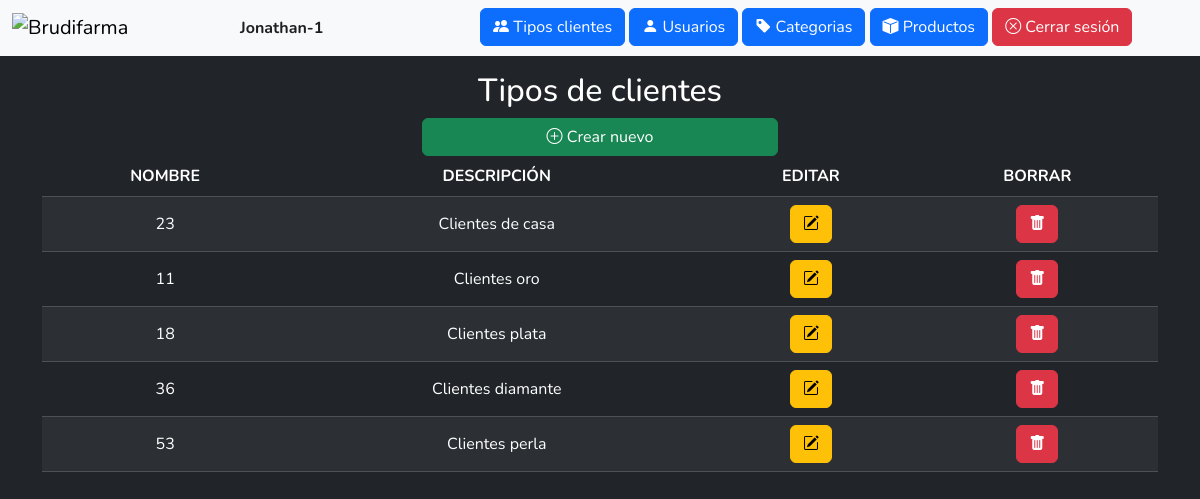
Screenshot of /admin/tipo-cliente.php (signed in) with the database file from the repository.
### tables this page shows
CREATE TABLE `tipo_user` (
  `ID` int(100) NOT NULL,
  `NOMBRE` varchar(100) NOT NULL,
  `DESCRIPCION` varchar(100) NOT NULL
);

### admin/tipo-cliente.php (the view, shortened to what this page needs)
<?php
if (isset($_SESSION['admin-us'])) {
    require('../connection/conexion.php');
    ?>
    <!DOCTYPE html>
    <html lang="es">
    <head>
        <?php
        require('../src/component/bootstrap.php');
        ?>
    </head>
    <body class="bg-dark">
        <?php
        require('src/navbar.php');
        ?>
        <div class="container mt-3">
            <div class="row">
                <div class="col-md-12">
                    <h2 class="text-white text-center">Tipos de clientes</h2>
                </div>
                <div class="col-md-4 offset-md-4">
                    <div class="d-grid gap-2">
                        <button class="btn btn-success" type="button" data-bs-toggle="modal" data-bs-target="#add"><i
                                class="bi bi-plus-circle"></i> Crear nuevo</button>
                    </div>
                </div>
                <div class="col-md-12 table-responsive ">
                    <table class="table table-dark table-striped align-middle">
                        <thead>
                            <tr class="text-center">
                                <th scope="col">NOMBRE</th>
                                <th scope="col">DESCRIPCIÓN</th>
                                <th scope="col">EDITAR</th>
                                <th scope="col">BORRAR</th>
                            </tr>
                        </thead>
                        <tbody>
                            <?php
                            $query = "SELECT * FROM tipo_user";
                            $resultado = $con->prepare($query);
                            $resultado->execute();
                            if ($resultado->rowCount() >= 1) {
                                while ($row = $resultado->fetch(PDO::FETCH_ASSOC)) {
                                    ?>
                                    <tr class="text-center">
                                        <td><?php echo $row['NOMBRE']; ?></td>
                                        <td><?php echo $row['DESCRIPCION']; ?></td>
                                        <td>
                                            <button type="button" class="btn btn-warning" data-bs-toggle="modal"
                                                data-bs-target="#edit-user" data-bs-whatever="<?php echo $row['NOMBRE']; ?>"
                                                data-bs-descripcion="<?php echo $row['DESCRIPCION']; ?>"
                                                data-bs-id="<?php echo $row['ID']; ?>">
                                                <i class="bi bi-pencil-square"></i>
                                            </button>
                                        </td>
                                        <td>
                                            <form class="delete-client" method="POST" enctype="multipart/form-data"
                                                accept-charset="utf-8">
                                                <button type="submit" class="btn btn-danger">
                                                    <i class="bi bi-trash-fill"></i>
                                                </button>
                                            </form>
                                        </td>
                                    </tr>
                                    <?php
                                }
                            } else {
                                echo '<td colspan="4"><div class="alert alert-danger" role="alert">Aún no tienes ningun tipo de usuario creado</div></td>';
                            }
                            ?>
                        </tbody>
                    </table>
                </div>
            </div>
        </div>
    </body>
    </html>
    <?php
} else {
    header("Location: index.php");
    exit();
}
?>

### css/style.css (style rules this page uses)
body { background-color: #f2f2f2 !important; font-family: "Nunito", sans-serif; }

### rows the page displays
tipo_user: NOMBRE "23", DESCRIPCION "Clientes de casa"
tipo_user: NOMBRE "11", DESCRIPCION "Clientes oro"
tipo_user: NOMBRE "18", DESCRIPCION "Clientes plata"
tipo_user: NOMBRE "36", DESCRIPCION "Clientes diamante"
tipo_user: NOMBRE "53", DESCRIPCION "Clientes perla"

### other values shown
$_SESSION["admin-us"] "Jonathan"
$_SESSION["admin-id"] "1"
